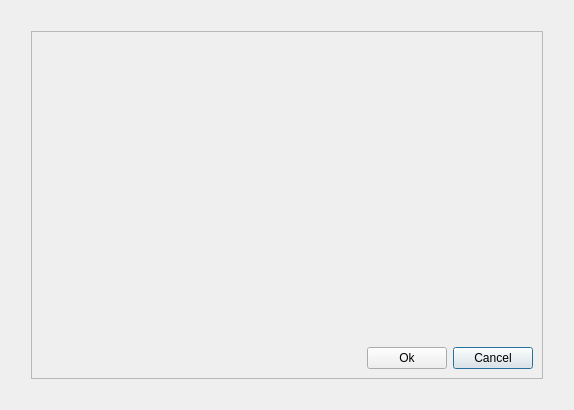
<?xml version="1.0" encoding="UTF-8"?>
<ui version="4.0">
 <class>OptionsLayer</class>
 <widget class="QWidget" name="OptionsLayer">
  <property name="geometry">
   <rect>
    <x>0</x>
    <y>0</y>
    <width>574</width>
    <height>410</height>
   </rect>
  </property>
  <property name="windowTitle">
   <string>Form</string>
  </property>
  <property name="autoFillBackground">
   <bool>true</bool>
  </property>
  <layout class="QGridLayout" name="gridLayout">
   <item row="0" column="1">
    <spacer name="verticalSpacer">
     <property name="orientation">
      <enum>Qt::Vertical</enum>
     </property>
     <property name="sizeType">
      <enum>QSizePolicy::Fixed</enum>
     </property>
     <property name="sizeHint" stdset="0">
      <size>
       <width>20</width>
       <height>20</height>
      </size>
     </property>
    </spacer>
   </item>
   <item row="1" column="0">
    <spacer name="horizontalSpacer_2">
     <property name="orientation">
      <enum>Qt::Horizontal</enum>
     </property>
     <property name="sizeType">
      <enum>QSizePolicy::Fixed</enum>
     </property>
     <property name="sizeHint" stdset="0">
      <size>
       <width>20</width>
       <height>20</height>
      </size>
     </property>
    </spacer>
   </item>
   <item row="1" column="1">
    <widget class="QFrame" name="frame">
     <property name="autoFillBackground">
      <bool>true</bool>
     </property>
     <property name="frameShape">
      <enum>QFrame::StyledPanel</enum>
     </property>
     <property name="frameShadow">
      <enum>QFrame::Raised</enum>
     </property>
     <layout class="QVBoxLayout" name="verticalLayout">
      <item>
       <widget class="Options" name="options" native="true">
        <property name="sizePolicy">
         <sizepolicy hsizetype="Preferred" vsizetype="Expanding">
          <horstretch>0</horstretch>
          <verstretch>0</verstretch>
         </sizepolicy>
        </property>
       </widget>
      </item>
      <item>
       <layout class="QHBoxLayout" name="horizontalLayout">
        <item>
         <spacer name="horizontalSpacer">
          <property name="orientation">
           <enum>Qt::Horizontal</enum>
          </property>
          <property name="sizeHint" stdset="0">
           <size>
            <width>40</width>
            <height>20</height>
           </size>
          </property>
         </spacer>
        </item>
        <item>
         <widget class="QPushButton" name="okButton">
          <property name="text">
           <string>Ok</string>
          </property>
          <property name="icon">
           <iconset theme="dialog-ok">
            <normaloff>../../../../</normaloff>../../../../</iconset>
          </property>
         </widget>
        </item>
        <item>
         <widget class="QPushButton" name="cancelButton">
          <property name="text">
           <string>Cancel</string>
          </property>
          <property name="icon">
           <iconset theme="dialog-close">
            <normaloff>../../../../</normaloff>../../../../</iconset>
          </property>
          <property name="default">
           <bool>true</bool>
          </property>
         </widget>
        </item>
       </layout>
      </item>
     </layout>
    </widget>
   </item>
   <item row="1" column="2">
    <spacer name="horizontalSpacer_3">
     <property name="orientation">
      <enum>Qt::Horizontal</enum>
     </property>
     <property name="sizeType">
      <enum>QSizePolicy::Fixed</enum>
     </property>
     <property name="sizeHint" stdset="0">
      <size>
       <width>20</width>
       <height>20</height>
      </size>
     </property>
    </spacer>
   </item>
   <item row="2" column="1">
    <spacer name="verticalSpacer_2">
     <property name="orientation">
      <enum>Qt::Vertical</enum>
     </property>
     <property name="sizeType">
      <enum>QSizePolicy::Fixed</enum>
     </property>
     <property name="sizeHint" stdset="0">
      <size>
       <width>20</width>
       <height>20</height>
      </size>
     </property>
    </spacer>
   </item>
  </layout>
 </widget>
 <customwidgets>
  <customwidget>
   <class>Options</class>
   <extends>QWidget</extends>
   <header>options.h</header>
   <container>1</container>
  </customwidget>
 </customwidgets>
 <resources/>
 <connections/>
</ui>
